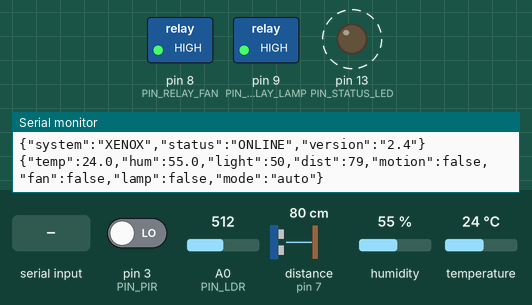
This sketch was run on a simulated Arduino Uno, built with avr-gcc and run on an emulated ATmega328P. Shown: switched loads named in the sketch (green lamp = pin HIGH), output pins drawn as LEDs (lit = HIGH), the last lines printed to the serial monitor. Wiring (inferred from the names in the program): ultrasonic range finder: trigger pin 6; echo pin 7. Dashed ring = blinking. The inputs (shaded band) are chosen by the test bench; at power-on: temperature 24 °C, A0 (PIN_LDR) = 512, pin 3 (PIN_PIR) LOW, distance to the obstacle (sensor on pin 7) 80 cm, humidity 55 %. The echo pulse lasts 58.3 µs per cm; pins used as bus, display or sensor lines are not drawn.

Above: at 1.7 s.
1.8 s: temperature set to 26 °C
5.3 s: temperature set to 29 °C
At 7.4 s:
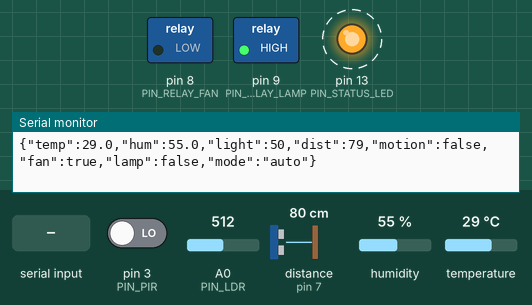
9.5 s: A0 (PIN_LDR) set to 426
13.0 s: A0 (PIN_LDR) set to 398
At 13.4 s:
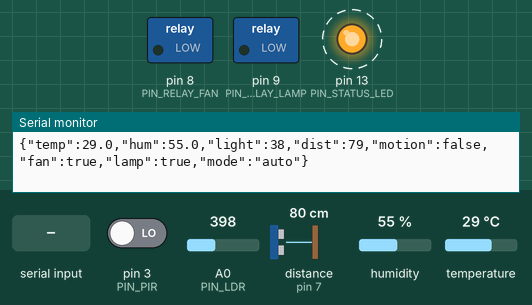
16.5 s: "LAMP_ON\n" received over Serial
At 17.4 s:
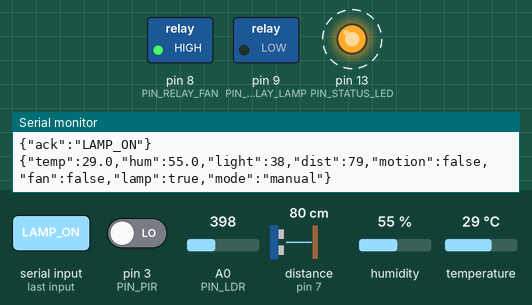
Timing chart, 0 to 24.5 s (numbered marks = the images above; inputs shaded):
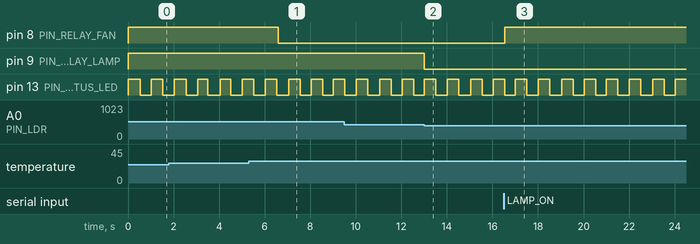

Measured:
- the behaviour switches between 27 and 28 °C on temperature (found by bisection; images 0 and 1)
- the behaviour switches between 410 and 409 on A0 (PIN_LDR) (found by bisection; images 1 and 2)
- after the input at 5.3 s, pin 8 (PIN_RELAY_FAN): HIGH → LOW after 1.3 s
- after the input at 13.0 s, pin 9 (PIN_RELAY_LAMP): HIGH → LOW at once
- after the input at 16.5 s, pin 8 (PIN_RELAY_FAN): LOW → HIGH at once
- by itself, pin 13 (PIN_STATUS_LED): alternates HIGH for 0.50 s and LOW for 0.50 s

The sketch:

Xenox_Automation.ino
```cpp
/*
 * ============================================================================
 * XENOX SMART AUTOMATION SYSTEM — ARDUINO UNO FIRMWARE
 * ============================================================================
 * Hardware Components:
 *   - Microcontroller: Arduino UNO (ATmega328P)
 *   - DHT11: Temperature & Humidity Sensor (Digital Pin D2)
 *   - PIR HC-SR501: Passive Infrared Motion Sensor (Digital Pin D3)
 *   - LDR: Light Dependent Resistor in voltage divider (Analog Pin A0)
 *   - HC-SR04: Ultrasonic Distance/Proximity Sensor (Trig D6, Echo D7)
 *   - 2-Channel Relay Module:
 *       Relay 1: AC Fan (Digital Pin D8, Active LOW)
 *       Relay 2: Smart Room Lamp (Digital Pin D9, Active LOW)
 *   - Status LED: Digital Pin D13
 *
 * Serial Interface: 115200 Baud JSON stream & command listener
 * ============================================================================
 */

#include <DHT.h>

// Pin Definitions
#define PIN_DHT        2
#define DHTTYPE        DHT11
#define PIN_PIR        3
#define PIN_LDR        A0
#define PIN_TRIG       6
#define PIN_ECHO       7
#define PIN_RELAY_FAN  8
#define PIN_RELAY_LAMP 9
#define PIN_STATUS_LED 13

// Sensors
DHT dht(PIN_DHT, DHTTYPE);

// Configurable Automation Thresholds (modifiable via Serial commands)
float thresholdTempC     = 28.0;   // Fan turns ON if temp >= limit
int   thresholdLightPct  = 40;     // Dark if light % < limit
long  thresholdDistCm    = 50;     // Proximity alert limit (cm)
unsigned long pirHoldMs  = 30000;  // 30 seconds PIR hold duration

// Internal State
unsigned long lastMotionTimestamp = 0;
unsigned long lastTelemetrySent   = 0;
bool isManualMode                 = false;
bool manualFanState               = false;
bool manualLampState              = false;

void setup() {
  Serial.begin(115200);
  dht.begin();

  pinMode(PIN_PIR, INPUT);
  pinMode(PIN_TRIG, OUTPUT);
  pinMode(PIN_ECHO, INPUT);

  pinMode(PIN_RELAY_FAN, OUTPUT);
  pinMode(PIN_RELAY_LAMP, OUTPUT);
  pinMode(PIN_STATUS_LED, OUTPUT);

  // Default Relays to OFF (Active LOW relays: HIGH = De-energized / OFF)
  digitalWrite(PIN_RELAY_FAN, HIGH);
  digitalWrite(PIN_RELAY_LAMP, HIGH);
  digitalWrite(PIN_STATUS_LED, HIGH);

  delay(500);
  Serial.println("{\"system\":\"XENOX\",\"status\":\"ONLINE\",\"version\":\"2.4\"}");
}

// Ultrasonic Distance Measurement
long measureDistanceCm() {
  digitalWrite(PIN_TRIG, LOW);
  delayMicroseconds(2);
  digitalWrite(PIN_TRIG, HIGH);
  delayMicroseconds(10);
  digitalWrite(PIN_TRIG, LOW);

  long duration = pulseIn(PIN_ECHO, HIGH, 25000); // 25ms timeout (~400cm)
  if (duration <= 0) return 400; // Out of range or no echo
  long dist = (duration * 0.0343) / 2;
  return constrain(dist, 2, 400);
}

// Parse Incoming Commands from Python Gateway / Web Console
void handleSerialCommands() {
  while (Serial.available() > 0) {
    String cmd = Serial.readStringUntil('\n');
    cmd.trim();

    if (cmd == "FAN_ON") {
      isManualMode = true;
      manualFanState = true;
      Serial.println("{\"ack\":\"FAN_ON\"}");
    } else if (cmd == "FAN_OFF") {
      isManualMode = true;
      manualFanState = false;
      Serial.println("{\"ack\":\"FAN_OFF\"}");
    } else if (cmd == "LAMP_ON") {
      isManualMode = true;
      manualLampState = true;
      Serial.println("{\"ack\":\"LAMP_ON\"}");
    } else if (cmd == "LAMP_OFF") {
      isManualMode = true;
      manualLampState = false;
      Serial.println("{\"ack\":\"LAMP_OFF\"}");
    } else if (cmd == "MODE_AUTO") {
      isManualMode = false;
      Serial.println("{\"ack\":\"MODE_AUTO\"}");
    } else if (cmd == "MODE_MANUAL") {
      isManualMode = true;
      Serial.println("{\"ack\":\"MODE_MANUAL\"}");
    } else if (cmd.startsWith("SET_TEMP:")) {
      thresholdTempC = cmd.substring(9).toFloat();
      Serial.print("{\"ack\":\"SET_TEMP\",\"val\":");
      Serial.print(thresholdTempC);
      Serial.println("}");
    } else if (cmd.startsWith("SET_LIGHT:")) {
      thresholdLightPct = cmd.substring(10).toInt();
      Serial.print("{\"ack\":\"SET_LIGHT\",\"val\":");
      Serial.print(thresholdLightPct);
      Serial.println("}");
    } else if (cmd.startsWith("SET_DIST:")) {
      thresholdDistCm = cmd.substring(9).toInt();
      Serial.print("{\"ack\":\"SET_DIST\",\"val\":");
      Serial.print(thresholdDistCm);
      Serial.println("}");
    }
  }
}

void loop() {
  // Check for any remote commands
  handleSerialCommands();

  // Read sensors
  float temp = dht.readTemperature();
  float hum = dht.readHumidity();
  if (isnan(temp)) temp = 25.0; // fallback if sensor read error
  if (isnan(hum)) hum = 50.0;

  int ldrRaw = analogRead(PIN_LDR);
  int lightPct = map(ldrRaw, 0, 1023, 0, 100);

  bool pirMotion = (digitalRead(PIN_PIR) == HIGH);
  if (pirMotion) {
    lastMotionTimestamp = millis();
  }
  bool isOccupied = (millis() - lastMotionTimestamp) < pirHoldMs;
  long distanceCm = measureDistanceCm();

  // Automation Logic
  bool targetFanState = false;
  bool targetLampState = false;

  if (isManualMode) {
    targetFanState = manualFanState;
    targetLampState = manualLampState;
  } else {
    // Fan logic: Temperature >= threshold
    targetFanState = (temp >= thresholdTempC);

    // Lamp logic: Room occupied (PIR) AND ambient light < darkness threshold (LDR)
    targetLampState = (isOccupied && (lightPct < thresholdLightPct));
  }

  // Actuate 2-Channel Relays (Active LOW: LOW = ON, HIGH = OFF)
  digitalWrite(PIN_RELAY_FAN, targetFanState ? LOW : HIGH);
  digitalWrite(PIN_RELAY_LAMP, targetLampState ? LOW : HIGH);

  // Heartbeat LED flash
  digitalWrite(PIN_STATUS_LED, (millis() / 500) % 2 == 0 ? HIGH : LOW);

  // Send periodic JSON telemetry packet every 1000ms
  if (millis() - lastTelemetrySent >= 1000) {
    lastTelemetrySent = millis();

    Serial.print("{\"temp\":");
    Serial.print(temp, 1);
    Serial.print(",\"hum\":");
    Serial.print(hum, 1);
    Serial.print(",\"light\":");
    Serial.print(lightPct);
    Serial.print(",\"dist\":");
    Serial.print(distanceCm);
    Serial.print(",\"motion\":");
    Serial.print(pirMotion ? "true" : "false");
    Serial.print(",\"fan\":");
    Serial.print(targetFanState ? "true" : "false");
    Serial.print(",\"lamp\":");
    Serial.print(targetLampState ? "true" : "false");
    Serial.print(",\"mode\":\"");
    Serial.print(isManualMode ? "manual" : "auto");
    Serial.println("\"}");
  }

  delay(50);
}
```
